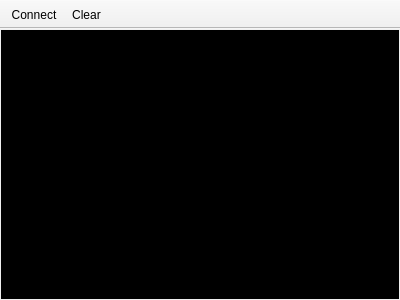
<?xml version="1.0" encoding="UTF-8"?>
<ui version="4.0">
 <class>MainWindow</class>
 <widget class="QMainWindow" name="MainWindow">
  <property name="geometry">
   <rect>
    <x>0</x>
    <y>0</y>
    <width>400</width>
    <height>300</height>
   </rect>
  </property>
  <property name="windowTitle">
   <string>SluaDebugger</string>
  </property>
  <widget class="QWidget" name="centralWidget">
   <layout class="QHBoxLayout" name="horizontalLayout">
    <property name="leftMargin">
     <number>1</number>
    </property>
    <property name="topMargin">
     <number>1</number>
    </property>
    <property name="rightMargin">
     <number>1</number>
    </property>
    <property name="bottomMargin">
     <number>1</number>
    </property>
    <item>
     <widget class="DebugConsole" name="plainTextEdit">
      <property name="styleSheet">
       <string notr="true">background-color: rgb(0, 0, 0);
color: rgb(0, 170, 0);
font: 12pt &quot;Arial&quot;;</string>
      </property>
      <property name="plainText">
       <string/>
      </property>
      <property name="backgroundVisible">
       <bool>false</bool>
      </property>
     </widget>
    </item>
   </layout>
  </widget>
  <widget class="QMenuBar" name="menuBar">
   <property name="geometry">
    <rect>
     <x>0</x>
     <y>0</y>
     <width>400</width>
     <height>23</height>
    </rect>
   </property>
  </widget>
  <widget class="QToolBar" name="mainToolBar">
   <property name="movable">
    <bool>false</bool>
   </property>
   <attribute name="toolBarArea">
    <enum>TopToolBarArea</enum>
   </attribute>
   <attribute name="toolBarBreak">
    <bool>false</bool>
   </attribute>
   <addaction name="actionConnect"/>
   <addaction name="actionClear"/>
  </widget>
  <action name="actionConnect">
   <property name="text">
    <string>Connect</string>
   </property>
  </action>
  <action name="actionClear">
   <property name="text">
    <string>Clear</string>
   </property>
  </action>
 </widget>
 <layoutdefault spacing="6" margin="11"/>
 <customwidgets>
  <customwidget>
   <class>DebugConsole</class>
   <extends>QPlainTextEdit</extends>
   <header>debugconsole.h</header>
  </customwidget>
 </customwidgets>
 <resources/>
 <connections/>
</ui>
